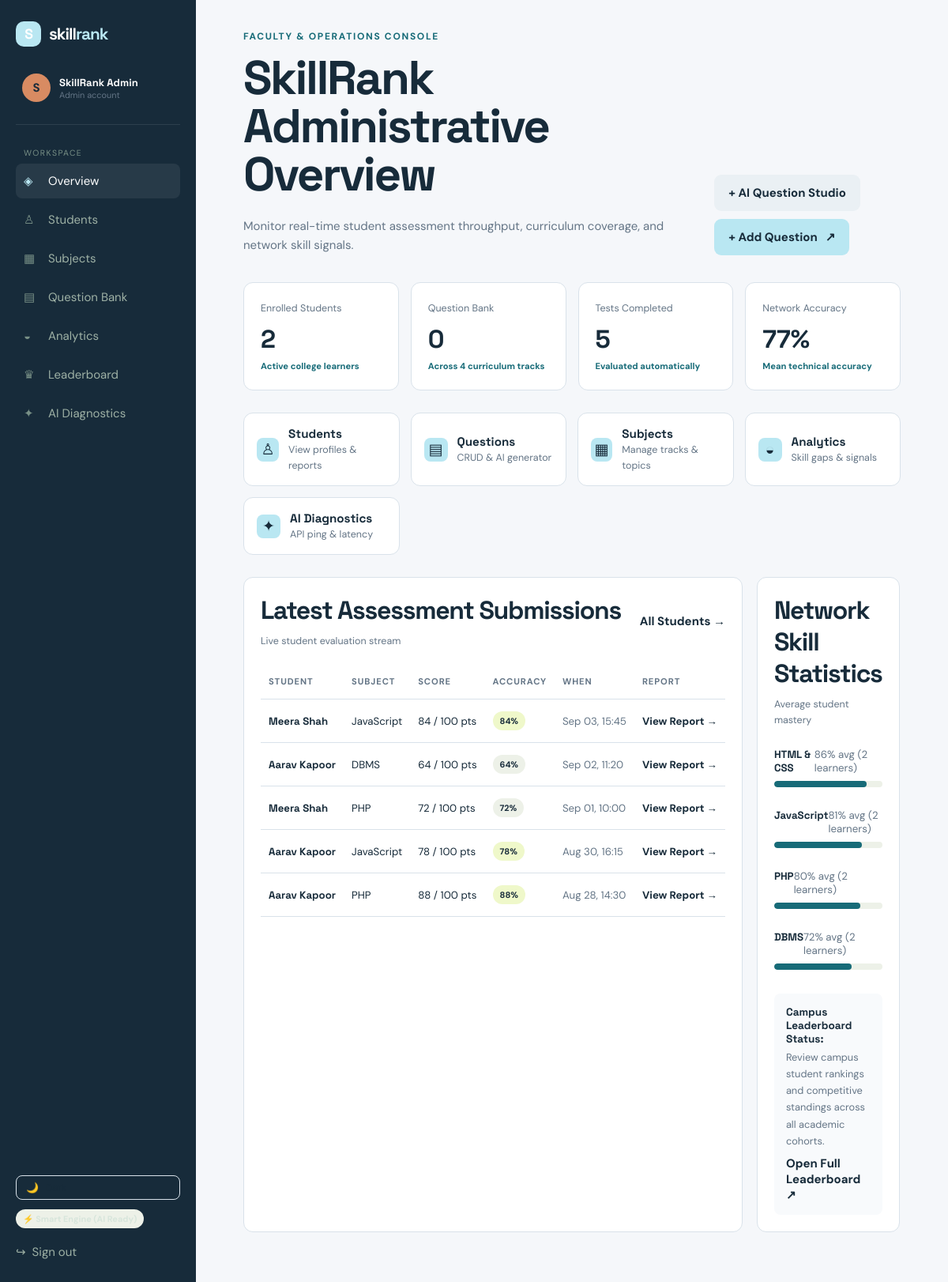
/admin_dashboard.php (signed in), run on the app's committed database.
### tables this page shows
CREATE TABLE IF NOT EXISTS `users` (
    `id` INT AUTO_INCREMENT PRIMARY KEY,
    `name` VARCHAR(100) NOT NULL,
    `email` VARCHAR(160) UNIQUE NOT NULL,
    `password_hash` VARCHAR(255) NOT NULL,
    `role` ENUM('student','admin') DEFAULT 'student',
    `created_at` TIMESTAMP DEFAULT CURRENT_TIMESTAMP
);

CREATE TABLE IF NOT EXISTS `quiz_attempts` (
    `id` INT AUTO_INCREMENT PRIMARY KEY,
    `user_id` INT NOT NULL,
    `subject_id` INT NOT NULL,
    `test_id` INT NULL,
    `score` INT DEFAULT 0,
    `total_marks` INT DEFAULT 0,
    `questions_count` INT DEFAULT 0,
    `accuracy` DECIMAL(5,2) DEFAULT 0,
    `time_taken_seconds` INT DEFAULT 0,
    `created_at` TIMESTAMP DEFAULT CURRENT_TIMESTAMP,
    FOREIGN KEY (`user_id`) REFERENCES `users`(`id`) ON DELETE CASCADE,
    FOREIGN KEY (`subject_id`) REFERENCES `subjects`(`id`) ON DELETE CASCADE
);

CREATE TABLE IF NOT EXISTS `subjects` (
    `id` INT AUTO_INCREMENT PRIMARY KEY,
    `name` VARCHAR(80) NOT NULL,
    `code` VARCHAR(20) NOT NULL,
    `description` VARCHAR(255) DEFAULT '',
    `icon` VARCHAR(30) DEFAULT '✦'
);

### db.php (called while the page is built, shortened)
<?php
function db(): mysqli {
    static $connection;
    if (!$connection) {
        $connection = new mysqli(DB_HOST, DB_USER, DB_PASS, DB_NAME);
        $connection->set_charset('utf8mb4');
    }
    return $connection;
}
function query(string $sql, string $types = '', array $params = []): mysqli_result|bool {
    $statement = db()->prepare($sql);
    if ($types && $params) $statement->bind_param($types, ...$params);
    $statement->execute();
    return $statement->get_result() ?: true;
}
function one(string $sql, string $types = '', array $params = []): ?array {
    $result = query($sql, $types, $params);
    return $result instanceof mysqli_result ? ($result->fetch_assoc() ?: null) : null;
}
function many(string $sql, string $types = '', array $params = []): array {
    $result = query($sql, $types, $params);
    return $result instanceof mysqli_result ? $result->fetch_all(MYSQLI_ASSOC) : [];
}

### auth.php (called while the page is built, shortened)
<?php
require_once __DIR__ . '/db.php';
function current_user(bool $refresh = false): ?array {
    static $user;
    if (isset($user)) return $user;
    $user = !empty($_SESSION['user_id'])
        ? one('SELECT u.*, s.university, s.course, s.semester, s.phone, s.avatar, s.bio, s.career_goal FROM users u LEFT JOIN students s ON s.user_id=u.id WHERE u.id=?', 'i', [(int) $_SESSION['user_id']])
        : null;
    return $user;
}
function require_login(string $role = ''): void {
    $user = current_user();
}
function e(?string $value): string { return htmlspecialchars($value ?? '', ENT_QUOTES, 'UTF-8'); }

### admin_dashboard.php (the view, shortened to what this page needs)
<?php
require_once __DIR__ . '/auth.php';
require_once __DIR__ . '/ai.php';
require_login('admin');
$students = one('SELECT COUNT(*) total FROM users WHERE role=\'student\'');
$questions = one('SELECT COUNT(*) total FROM questions');
$attempts = one('SELECT COUNT(*) total FROM quiz_attempts');
$avgAccuracy = one('SELECT ROUND(AVG(accuracy)) value FROM quiz_attempts');
$totalSubjects = one('SELECT COUNT(*) total FROM subjects');
$recent = many(
    'SELECT qa.id, u.id as user_id, u.name as student_name, s.name as subject_name, qa.score, qa.total_marks, qa.accuracy, qa.created_at
     FROM quiz_attempts qa
     JOIN users u ON u.id=qa.user_id
     JOIN subjects s ON s.id=qa.subject_id
     ORDER BY qa.created_at DESC
     LIMIT 8'
);
$skillStats = many(
    'SELECT sk.name, ROUND(AVG(ss.score)) as avg_score, COUNT(ss.id) as assessed_students
     FROM skills sk
     LEFT JOIN student_skills ss ON ss.skill_id=sk.id
     GROUP BY sk.id
     ORDER BY avg_score DESC'
);
include 'includes/header.php';
?>
<div class="page-head">
<div>
<div class="eyebrow">Faculty & Operations Console</div>
<h1>SkillRank Administrative Overview</h1>
<p>Monitor real-time student assessment throughput, curriculum coverage, and network skill signals.</p>
</div>
<div style="display:flex;gap:10px;flex-wrap:wrap">
<a class="button button-quiet" href="questions.php">+ AI Question Studio</a>
<a class="button button-primary" href="question_form.php">+ Add Question <span>↗</span></a>
</div>
</div>
<div class="stat-grid">
<div class="stat-card">
<small>Enrolled Students</small>
<strong><?= number_format($students['total']) ?></strong>
<span class="delta">Active college learners</span>
</div>
<div class="stat-card">
<small>Question Bank</small>
<strong><?= number_format($questions['total']) ?></strong>
<span class="delta">Across <?= $totalSubjects['total'] ?> curriculum tracks</span>
</div>
<div class="stat-card">
<small>Tests Completed</small>
<strong><?= number_format($attempts['total']) ?></strong>
<span class="delta">Evaluated automatically</span>
</div>
<div class="stat-card">
<small>Network Accuracy</small>
<strong><?= $avgAccuracy['value'] ?? 0 ?>%</strong>
<span class="delta">Mean technical accuracy</span>
</div>
</div>
<div style="display:grid;grid-template-columns:repeat(auto-fit, minmax(180px, 1fr));gap:14px;margin-bottom:28px">
<a href="students.php" class="panel" style="padding:16px;text-decoration:none;display:flex;align-items:center;gap:12px;transition:0.2s transform">
<span class="icon-tile lime" style="font-size:1.2rem">♙</span>
<div>
<strong style="display:block;font-size:0.95rem">Students</strong>
<small style="color:var(--muted)">View profiles & reports</small>
</div>
</a>
<a href="questions.php" class="panel" style="padding:16px;text-decoration:none;display:flex;align-items:center;gap:12px;transition:0.2s transform">
<span class="icon-tile lime" style="font-size:1.2rem">▤</span>
<div>
<strong style="display:block;font-size:0.95rem">Questions</strong>
<small style="color:var(--muted)">CRUD & AI generator</small>
</div>
</a>
<a href="subjects.php" class="panel" style="padding:16px;text-decoration:none;display:flex;align-items:center;gap:12px;transition:0.2s transform">
<span class="icon-tile lime" style="font-size:1.2rem">▦</span>
<div>
<strong style="display:block;font-size:0.95rem">Subjects</strong>
<small style="color:var(--muted)">Manage tracks & topics</small>
</div>
</a>
<a href="admin_analytics.php" class="panel" style="padding:16px;text-decoration:none;display:flex;align-items:center;gap:12px;transition:0.2s transform">
<span class="icon-tile lime" style="font-size:1.2rem">◒</span>
<div>
<strong style="display:block;font-size:0.95rem">Analytics</strong>
<small style="color:var(--muted)">Skill gaps & signals</small>
</div>
</a>
<a href="admin_ai.php" class="panel" style="padding:16px;text-decoration:none;display:flex;align-items:center;gap:12px;transition:0.2s transform">
<span class="icon-tile lime" style="font-size:1.2rem">✦</span>
<div>
<strong style="display:block;font-size:0.95rem">AI Diagnostics</strong>
<small style="color:var(--muted)">API ping & latency</small>
</div>
</a>
</div>
<div class="dashboard-grid">
<section class="panel">
<div class="panel-head">
<div>
<h2>Latest Assessment Submissions</h2>
<small>Live student evaluation stream</small>
</div>
<a class="text-link" href="students.php">All Students →</a>
</div>
<div class="table-wrap">
<table class="data-table">
<thead>
<tr>
<th>Student</th>
<th>Subject</th>
<th>Score</th>
<th>Accuracy</th>
<th>When</th>
<th>Report</th>
</tr>
</thead>
<tbody>
<?php if ($recent): ?>
<?php foreach($recent as $item): ?>
<tr>
<td>
<strong><?= e($item['student_name']) ?></strong>
</td>
<td><?= e($item['subject_name']) ?></td>
<td><?= $item['score'] ?> / <?= $item['total_marks'] ?> pts</td>
<td>
<span class="pill <?= $item['accuracy'] >= 75 ? 'lime' : '' ?>">
<?= round($item['accuracy']) ?>%
</span>
</td>
<td class="muted"><?= date('M d, H:i', strtotime($item['created_at'])) ?></td>
<td>
<a class="text-link" href="student_profile.php?id=<?= $item['user_id'] ?>">View Report →</a>
</td>
</tr>
<?php endforeach; ?>
<?php else: ?>
<tr><td colspan="6" class="muted" style="text-align:center;padding:25px">No assessment activity logged yet.</td></tr>
<?php endif; ?>
</tbody>
</table>
</div>
</section>
<section class="panel">
<div class="panel-head">
<div>
<h2>Network Skill Statistics</h2>
<small>Average student mastery</small>
</div>
</div>
<div style="display:grid;gap:15px">
<?php foreach($skillStats as $sk):
    $val = round($sk['avg_score'] ?? 0);
?>
<div class="skill-row" style="margin:6px 0">
<div class="skill-label">
<strong><?= e($sk['name']) ?></strong>
<span><?= $val ?>% avg (<?= $sk['assessed_students'] ?> learners)</span>
</div>
<div class="progress">
<i data-progress="<?= $val ?>"></i>
</div>
</div>
<?php endforeach; ?>
</div>
<div style="margin-top:24px;padding:15px;background:#f8fafc;border-radius:8px">
<strong style="font-size:0.85rem;display:block;margin-bottom:4px">Campus Leaderboard Status:</strong>
<p style="margin:0;font-size:0.8rem;color:var(--muted)">
Review campus student rankings and competitive standings across all academic cohorts.
</p>
<a href="leaderboard.php" class="text-link" style="display:inline-block;margin-top:8px">Open Full Leaderboard ↗</a>
</div>
</section>
</div>
<?php include 'includes/footer.php'; ?>

### includes/header.php (shortened to what this page needs)
<?php
require_once __DIR__ . '/../auth.php';
require_once __DIR__ . '/../ai.php';
$user = current_user();
$active = basename($_SERVER['PHP_SELF']);
?>
<!doctype html>
<html lang="en">
<head>
<link rel="stylesheet" href="assets/style.css?v=12">
</head>
<body>
<?php if ($user): ?>
<aside class="sidebar">
<a class="brand" href="<?= $user['role'] === 'admin' ? 'admin_dashboard.php' : 'dashboard.php' ?>">
<span class="brand-mark">S</span>
<span>skill<span>rank</span></span>
</a>
<div class="profile-mini">
<div class="avatar">
<?= strtoupper(substr($user['name'], 0, 1)) ?>
</div>
<div>
<strong><?= e($user['name']) ?></strong>
<small><?= ucfirst($user['role']) ?> account</small>
</div>
</div>
<nav>
<small class="nav-label">Workspace</small>
<?php
$links = $user['role'] === 'admin' ? [
    ['admin_dashboard.php', 'Overview', '◈'],
    ['students.php', 'Students', '♙'],
    ['subjects.php', 'Subjects', '▦'],
    ['questions.php', 'Question Bank', '▤'],
    ['admin_analytics.php', 'Analytics', '◒'],
    ['leaderboard.php', 'Leaderboard', '♛'],
    ['admin_ai.php', 'AI Diagnostics', '✦']
] : [
    ['dashboard.php', 'Dashboard', '⌂'],
    ['practice.php', 'Practice Tests', '✦'],
    ['flashcards.php', 'Flashcards', '🂠'],
    ['playground.php', 'Code Sandbox', '⌨'],
    ['analytics.php', 'Analytics & AI', '◒'],
    ['leaderboard.php', 'Leaderboard', '♛'],
    ['resume.php', 'Skill Resume', '▧'],
    ['profile.php', 'My Profile', '👤']
];
foreach ($links as $link):
    $isActive = ($active === $link[0]) || ($link[0] === 'questions.php' && $active === 'question_form.php');
?>
<a class="nav-link <?= $isActive ? 'active' : '' ?>" href="<?= $link[0] ?>">
<span><?= $link[2] ?></span>
<?= $link[1] ?>
</a>
<?php endforeach; ?>
</nav>
<div style="margin-top:auto;padding-top:20px;display:flex;flex-direction:column;gap:12px">
<button type="button" id="themeToggleBtn" onclick="toggleSkillRankTheme()" class="theme-toggle-btn" style="display:flex;align-items:center;gap:8px;background:none;border:1px solid var(--line);padding:7px 12px;border-radius:8px;color:var(--ink);cursor:pointer;font-size:0.8rem;transition:all 0.2s">
<span id="themeToggleIcon">🌙</span> <span id="themeToggleText">Toggle Theme</span>
</button>
<div style="font-size:0.75rem"><?= ai_badge_html() ?></div>
<a class="logout" href="logout.php" style="display:flex;align-items:center;gap:8px;text-decoration:none;padding:8px 0">
<span>↪</span> <span>Sign out</span>
</a>
</div>
</aside>
<?php endif; ?>
<main class="<?= $user ? 'app-main' : '' ?>">

### assets/style.css (style rules this page uses)
:root { --ink:#172b3a;--muted:#647586;--paper:#f5f7fa;--line:#d9e2ea;--lime:#b9e7f2;--teal:#176b78;--orange:#d88b62;--white:#fff;--navy:#102d46;--success:#287a68 }
* { box-sizing:border-box }
body { margin:0;background:var(--paper);color:var(--ink);font:15px 'DM Sans',sans-serif }
h1,h2,h3,strong,.brand { font-family:'Space Grotesk',sans-serif }
h1 { font-size:clamp(2.4rem,5vw,4.7rem);line-height:1.02;letter-spacing:-.04em;margin:14px 0 22px }
h2 { font-size:2rem;letter-spacing:-.04em;margin:0 0 8px }
p { line-height:1.65;color:var(--muted) }
a { color:inherit;text-decoration:none }
.brand { display:flex;align-items:center;gap:10px;font-size:1.3rem;font-weight:700;letter-spacing:-.05em }
.brand>span:last-child>span { color:var(--teal) }
.brand-mark { display:grid;place-items:center;background:var(--lime);width:32px;height:32px;border-radius:10px;font-family:'Space Grotesk';font-size:1.1rem }
.button { display:inline-flex;gap:10px;align-items:center;justify-content:center;border:0;border-radius:9px;padding:13px 18px;font-weight:700;cursor:pointer;transition:.2s transform,.2s box-shadow }
.button-primary { background:var(--lime);color:var(--ink) }
.button-quiet { background:#eaf0f4;color:var(--ink) }
.eyebrow { font-size:.75rem;text-transform:uppercase;letter-spacing:.14em;font-weight:700;color:var(--teal) }
.text-link { font-weight:700 }
.float-card small,.profile-mini small { display:block;color:var(--muted);font-size:.68rem }
.icon-tile { width:30px;height:30px;border-radius:8px;display:grid;place-items:center }
.lime { background:var(--lime) }
.sidebar { position:fixed;left:0;top:0;bottom:0;width:248px;background:var(--ink);color:#d7e5db;padding:27px 20px;display:flex;flex-direction:column;z-index:2 }
.sidebar .brand { color:#fff }
.sidebar .brand>span:last-child>span { color:var(--lime) }
.profile-mini { display:flex;gap:11px;align-items:center;padding:34px 8px 28px;border-bottom:1px solid #ffffff18 }
.profile-mini strong { font-size:.82rem;display:block;color:#fff }
.avatar { width:36px;height:36px;border-radius:50%;background:var(--orange);color:var(--ink);display:grid;place-items:center;font-weight:700 }
.sidebar nav { padding-top:24px }
.nav-label { color:#789086;text-transform:uppercase;letter-spacing:.14em;font-size:.65rem;padding:0 10px }
.nav-link { display:flex;gap:13px;align-items:center;padding:12px 10px;color:#9eb1a5;border-radius:8px;margin-top:5px }
.nav-link span { width:18px;color:#789086 }
.nav-link.active,.nav-link:hover { background:#ffffff12;color:#fff }
.nav-link.active span { color:var(--lime) }
.logout { margin-top:auto;padding:10px;color:#9eb1a5 }
.app-main { margin-left:248px;min-height:100vh;padding:38px 5vw 70px }
.page-head { display:flex;justify-content:space-between;align-items:end;gap:20px;margin-bottom:34px }
.page-head p { margin:4px 0 0 }
.stat-grid { display:grid;grid-template-columns:repeat(4,1fr);gap:15px;margin-bottom:28px }
.stat-card,.panel { background:#fff;border:1px solid var(--line);border-radius:12px;padding:21px }
.stat-card small { color:var(--muted) }
.stat-card strong { font-size:2rem;display:block;margin:10px 0 3px }
.delta { font-size:.7rem;color:var(--teal);font-weight:700 }
.dashboard-grid { display:grid;grid-template-columns:1.3fr .7fr;gap:18px }
.panel-head { display:flex;justify-content:space-between;align-items:center;margin-bottom:20px }
.panel-head small { color:var(--muted) }
.skill-row { margin:19px 0 }
.skill-label { display:flex;justify-content:space-between;margin-bottom:8px;font-size:.83rem }
.skill-label span { color:var(--muted) }
.progress { height:8px;background:#edf1e8;border-radius:20px;overflow:hidden }
.progress i { display:block;height:100%;background:var(--teal);border-radius:20px;width:0;transition:1s ease }
.table-wrap { overflow:auto }
.data-table { width:100%;border-collapse:collapse }
.data-table th,.data-table td { padding:15px 10px;text-align:left;border-bottom:1px solid var(--line);font-size:.83rem;white-space:nowrap }
.data-table th { color:var(--muted);font-size:.7rem;text-transform:uppercase;letter-spacing:.08em }
.pill { display:inline-block;background:#edf1e8;border-radius:20px;padding:5px 9px;font-size:.68rem;font-weight:700 }
.pill.lime { background:#eff8ca }
.muted { color:var(--muted) }

### data on the page
users: name "S", name "SkillRank Admin", role "Admin"
quiz_attempts: user.name "Meera Shah", subject.name "JavaScript", score "84", total_marks "100", accuracy "84", created_at "Sep 03, 15:45"
quiz_attempts: user.name "Aarav Kapoor", subject.name "DBMS", score "64", total_marks "100", accuracy "64", created_at "Sep 02, 11:20"
quiz_attempts: user.name "Meera Shah", subject.name "PHP", score "72", total_marks "100", accuracy "72", created_at "Sep 01, 10:00"
quiz_attempts: user.name "Aarav Kapoor", subject.name "JavaScript", score "78", total_marks "100", accuracy "78", created_at "Aug 30, 16:15"
quiz_attempts: user.name "Aarav Kapoor", subject.name "PHP", score "88", total_marks "100", accuracy "88", created_at "Aug 28, 14:30"

### other printed values
$link[2] "◈"
$link[1] "Overview"
$link[2] "♙"
$link[1] "Students"
$link[2] "▦"
$link[1] "Subjects"
$link[2] "▤"
$link[1] "Question Bank"
$link[2] "◒"
$link[1] "Analytics"
$link[2] "♛"
$link[1] "Leaderboard"
$link[2] "✦"
$link[1] "AI Diagnostics"
$students['total'] "2"
